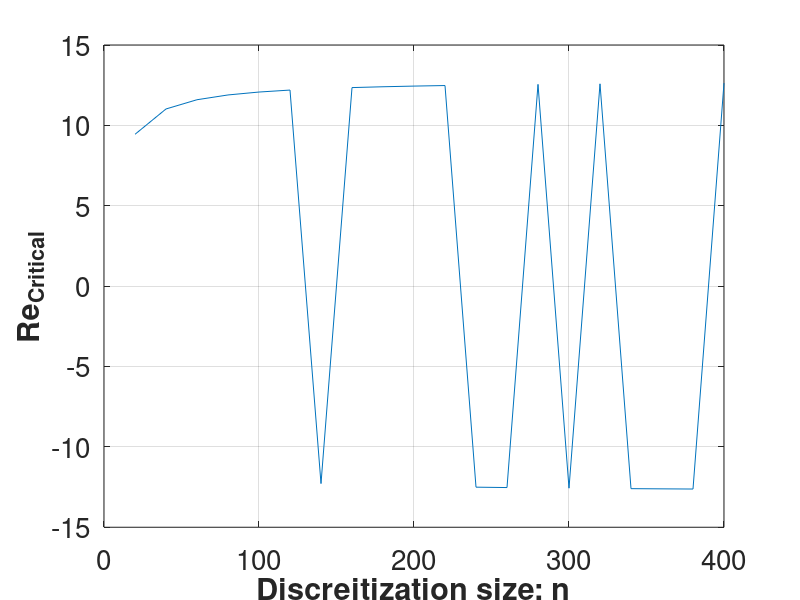

Reproduce this figure in MATLAB.
clear all
close all

for k=1:20
n=20*k;
h=2/(n-1);
y=-1:2/(n-1):1;
T=-2*diag(ones(n,1))+ diag(ones(n-1,1),1)+diag(ones(n-1,1),-1);
T=T/h^2;
U=[zeros(n,n) diag(y); diag(y) zeros(n,n)];
T=[T zeros(n,n); zeros(n,n) T];
T1=T*inv(U);
v=eig(T1);
Re(k)=min(v(v>0))
max(eig(T+Re(k)*U))
end
plot(20:20:400,real(Re))
xlabel('Discreitization size: n','fontsize',20,'fontweight','bold')
ylabel('Re_{Critical}','fontsize',20,'fontweight','bold')
grid on
set(gca,'FontSize',20)


